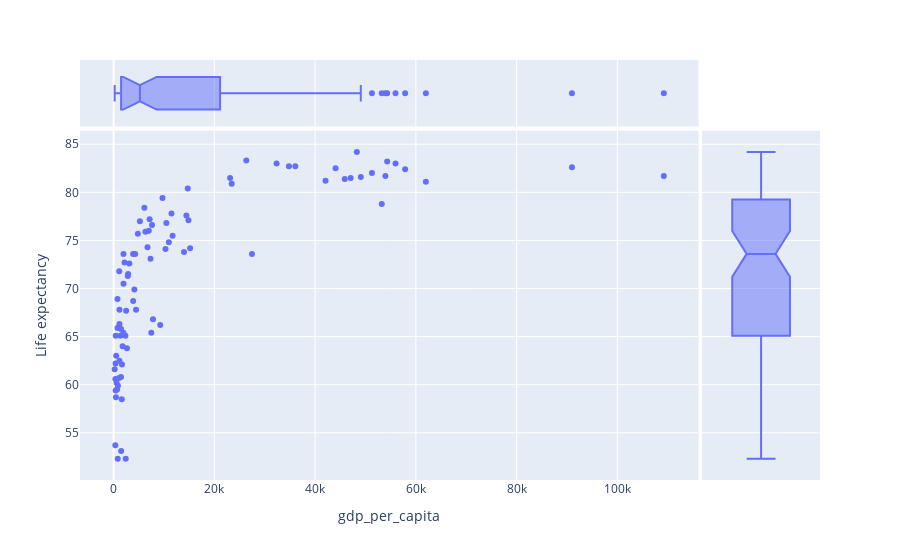

The code cell stored with this chart in its notebook:
### Code cell
px.scatter(gdp_pop_le.query("Year == 2017"), x = "gdp_per_capita", y = "Life expectancy", marginal_y = "box", marginal_x= "box")

### Figure 1 — Plotly figure (JSON) as saved in the notebook; plotly's stock layout.template omitted (floating-point values rounded to 4 significant figures)
{"data": [{"hovertemplate": "gdp_per_capita=%{x}<br>Life expectancy=%{y}<extra></extra>", "legendgroup": "", "marker": {"color": "#636efa", "symbol": "circle"}, "mode": "markers", "name": "", "orientation": "v", "showlegend": false, "type": "scatter", "x": [4817.0, 10480.0, 55960.0, 49070.0, 27470.0, 1127.0, 45890.0, 4300.0, 860.0, 2491.0, 7819.0, 10970.0, 688.5, 213.3, 1472.0, 51280.0, 339.6, 817.0, 14720.0, 7150.0, 7625.0, 2652.0, 9704.0, 1623.0, 408.8, 61990.0, 7326.0, 5219.0, 2817.0, 4463.0, 47060.0, 44060.0, 9260.0, 1796.0, 23440.0, 3124.0, 3886.0, 2172.0, 1964.0, 4120.0, 6989.0, 36070.0, 34810.0, 48280.0, 1157.0, 1504.0, 354.5, 109200.0, 421.9, 512.7, 11710.0, 1347.0, 10300.0, 1484.0, 772.5, 53950.0, 1963.0, 393.7, 2413.0, 90980.0, 1158.0, 11490.0, 2348.0, 3874.0, 6314.0, 2884.0, 23130.0, 779.7, 6736.0, 1166.0, 13970.0, 466.7, 54310.0, 7486.0, 26340.0, 32350.0, 1946.0, 57870.0, 6110.0, 584.9, 15190.0, 14860.0, 42070.0, 53230.0, 14450.0, 1670.0, 1077.0], "xaxis": "x", "y": [75.7, 76.8, 83, 81.6, 73.6, 71.8, 81.4, 73.6, 59.9, 67.7, 66.8, 74.8, 59.5, 61.6, 60.8, 82, 53.7, 52.3, 80.4, 77.2, 76.6, 63.8, 79.4, 58.5, 59.4, 81.1, 73.1, 77, 71.3, 67.8, 81.5, 82.5, 66.2, 64, 80.9, 72.6, 68.7, 72.7, 70.5, 69.9, 76, 82.7, 82.7, 84.2, 62.5, 53.1, 60.6, 81.7, 65.1, 63, 75.5, 65.1, 74.1, 65.8, 68.9, 81.7, 73.6, 62.2, 52.3, 82.6, 66.3, 77.8, 65.1, 73.6, 75.9, 71.5, 81.5, 65.9, 74.3, 67.8, 73.8, 58.7, 83.2, 65.4, 83.3, 83, 65.4, 82.4, 78.4, 60.2, 74.2, 77.1, 81.2, 78.8, 77.6, 62.1, 60.7], "yaxis": "y"}, {"alignmentgroup": "True", "hovertemplate": "gdp_per_capita=%{x}<extra></extra>", "legendgroup": "", "marker": {"color": "#636efa", "symbol": "circle"}, "name": "", "notched": true, "offsetgroup": "", "showlegend": false, "type": "box", "x": [4817.0, 10480.0, 55960.0, 49070.0, 27470.0, 1127.0, 45890.0, 4300.0, 860.0, 2491.0, 7819.0, 10970.0, 688.5, 213.3, 1472.0, 51280.0, 339.6, 817.0, 14720.0, 7150.0, 7625.0, 2652.0, 9704.0, 1623.0, 408.8, 61990.0, 7326.0, 5219.0, 2817.0, 4463.0, 47060.0, 44060.0, 9260.0, 1796.0, 23440.0, 3124.0, 3886.0, 2172.0, 1964.0, 4120.0, 6989.0, 36070.0, 34810.0, 48280.0, 1157.0, 1504.0, 354.5, 109200.0, 421.9, 512.7, 11710.0, 1347.0, 10300.0, 1484.0, 772.5, 53950.0, 1963.0, 393.7, 2413.0, 90980.0, 1158.0, 11490.0, 2348.0, 3874.0, 6314.0, 2884.0, 23130.0, 779.7, 6736.0, 1166.0, 13970.0, 466.7, 54310.0, 7486.0, 26340.0, 32350.0, 1946.0, 57870.0, 6110.0, 584.9, 15190.0, 14860.0, 42070.0, 53230.0, 14450.0, 1670.0, 1077.0], "xaxis": "x3", "yaxis": "y3"}, {"alignmentgroup": "True", "hovertemplate": "Life expectancy=%{y}<extra></extra>", "legendgroup": "", "marker": {"color": "#636efa", "symbol": "circle"}, "name": "", "notched": true, "offsetgroup": "", "showlegend": false, "type": "box", "xaxis": "x2", "y": [75.7, 76.8, 83, 81.6, 73.6, 71.8, 81.4, 73.6, 59.9, 67.7, 66.8, 74.8, 59.5, 61.6, 60.8, 82, 53.7, 52.3, 80.4, 77.2, 76.6, 63.8, 79.4, 58.5, 59.4, 81.1, 73.1, 77, 71.3, 67.8, 81.5, 82.5, 66.2, 64, 80.9, 72.6, 68.7, 72.7, 70.5, 69.9, 76, 82.7, 82.7, 84.2, 62.5, 53.1, 60.6, 81.7, 65.1, 63, 75.5, 65.1, 74.1, 65.8, 68.9, 81.7, 73.6, 62.2, 52.3, 82.6, 66.3, 77.8, 65.1, 73.6, 75.9, 71.5, 81.5, 65.9, 74.3, 67.8, 73.8, 58.7, 83.2, 65.4, 83.3, 83, 65.4, 82.4, 78.4, 60.2, 74.2, 77.1, 81.2, 78.8, 77.6, 62.1, 60.7], "yaxis": "y2"}], "layout": {"legend": {"tracegroupgap": 0}, "margin": {"t": 60}, "xaxis": {"anchor": "y", "domain": [0, 0.8358], "title": {"text": "gdp_per_capita"}}, "xaxis2": {"anchor": "y2", "domain": [0.8408, 1], "matches": "x2", "showgrid": false, "showline": false, "showticklabels": false, "ticks": ""}, "xaxis3": {"anchor": "y3", "domain": [0, 0.8358], "matches": "x", "showgrid": true, "showticklabels": false}, "xaxis4": {"anchor": "y4", "domain": [0.8408, 1], "matches": "x2", "showgrid": false, "showline": false, "showticklabels": false, "ticks": ""}, "yaxis": {"anchor": "x", "domain": [0, 0.8316], "title": {"text": "Life expectancy"}}, "yaxis2": {"anchor": "x2", "domain": [0, 0.8316], "matches": "y", "showgrid": true, "showticklabels": false}, "yaxis3": {"anchor": "x3", "domain": [0.8416, 1], "matches": "y3", "showgrid": false, "showline": false, "showticklabels": false, "ticks": ""}, "yaxis4": {"anchor": "x4", "domain": [0.8416, 1], "matches": "y3", "showgrid": true, "showline": false, "showticklabels": false, "ticks": ""}}}
